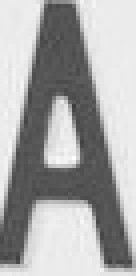
#> input picture data/inference/sessions/1/characters/2.jpg, 34 x 69 px (shown 4 times larger)
$ python resizeI.py
#> lines starting #> are read from the running program, lines starting #| are printed output that depends on the picture
import cv2
import os, sys


project_root = os.path.dirname(os.path.dirname(os.path.abspath(__file__)))
os.chdir(project_root)
sys.path.insert(0, project_root)


fpath = os.path.join("data", "inference", "sessions", "1", "characters", "2.jpg")
print(fpath)

img = cv2.imread(fpath, cv2.IMREAD_GRAYSCALE)
#> img is the input picture: shape (69, 34); min 60, max 254, mean 167.9
cv2.imshow("s", img)
cv2.waitKey(0)

img = cv2.resize(src=img, fx=0.1, dsize=(100,75))
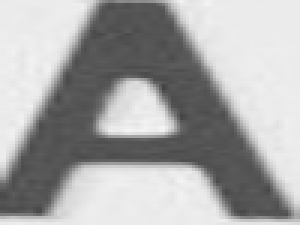
#> img: shape (75, 100) (shown 3 times larger); min 67, max 245, mean 167.8

cv2.imshow("s", img)
cv2.waitKey(0)
